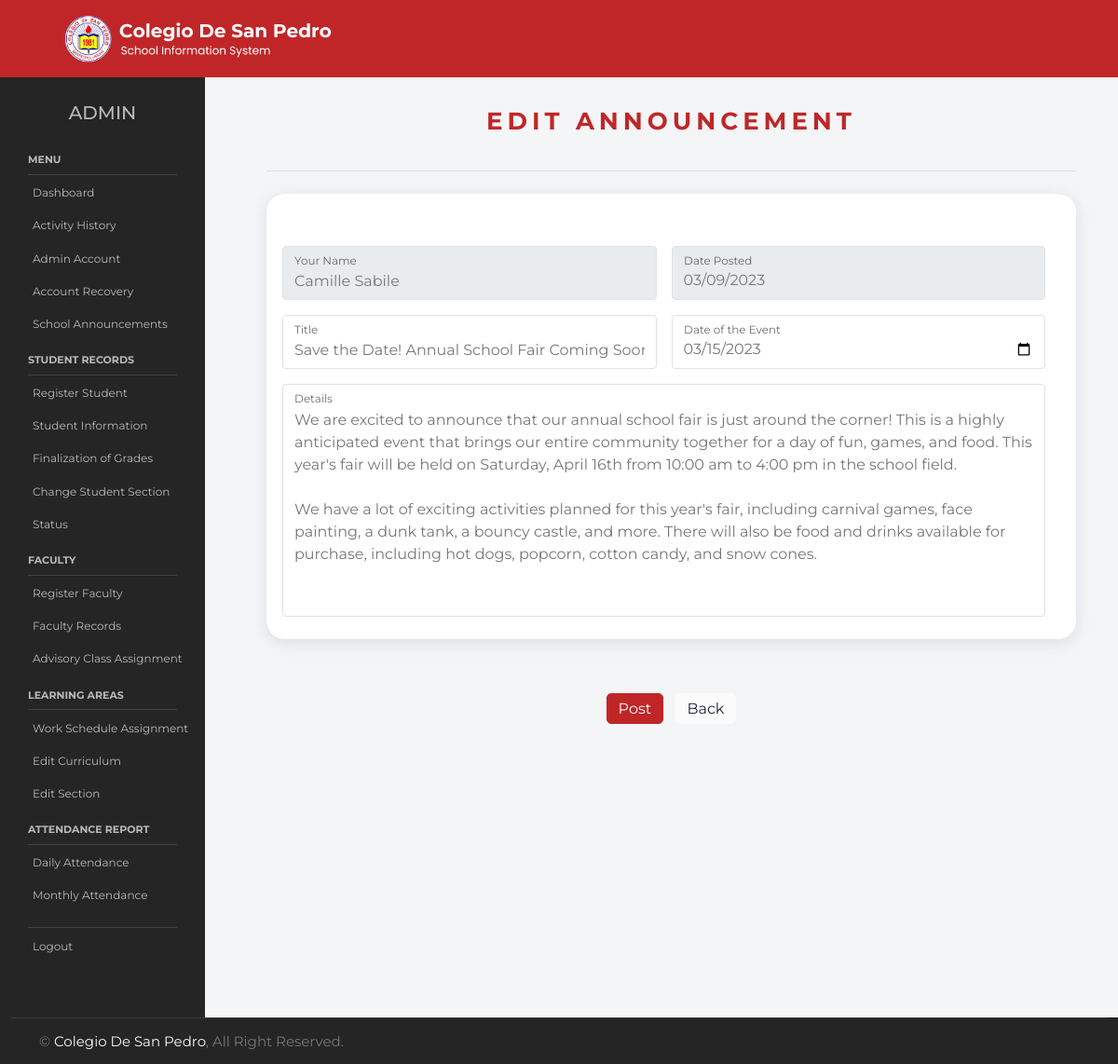
The page /admin/editAnnouncement.php?postID=2 (signed in) on the database its author committed.
### tables this page shows
CREATE TABLE `announcement` (
  `ANC_ID` int(11) NOT NULL,
  `acadYear` varchar(45) DEFAULT NULL,
  `header` varchar(45) DEFAULT NULL,
  `date_posted` date DEFAULT NULL,
  `author` varchar(45) DEFAULT NULL,
  `date` varchar(45) DEFAULT NULL,
  `msg` longtext DEFAULT NULL
);

### admin/editAnnouncement.php (the view, shortened to what this page needs)
<?php
require_once("../assets/php/server.php");
if (!isset($_SESSION['AD_number'])) {
    header('Location: ../auth/login.php');
} else {
    $getAnnouncementData = $mysqli->query("SELECT * FROM announcement WHERE ANC_ID = '{$_GET['postID']}'");
    $announcementData = $getAnnouncementData->fetch_assoc();
    $admin = $mysqli->query("SELECT * FROM admin_accounts WHERE AD_number = '{$announcementData['author']}'");
    $adminData = $admin->fetch_assoc();
}
?>
<!DOCTYPE html>
<html lang="en">
<head>
    <link href="https://cdnjs.cloudflare.com/ajax/libs/font-awesome/5.10.0/css/all.min.css" rel="stylesheet">
    <link href="https://cdn.jsdelivr.net/npm/bootstrap-icons@1.4.1/font/bootstrap-icons.css" rel="stylesheet">
    <link href="https://cdn.jsdelivr.net/npm/sweetalert2@11/dist/sweetalert2.min.css" rel="stylesheet">
    <link href="../assets/css/sweetAlert.css" rel="stylesheet">
    <link href="../assets/lib/animate/animate.min.css" rel="stylesheet">
    <link href="../assets/lib/owlcarousel/assets/owl.carousel.min.css" rel="stylesheet">
    <link href="../assets/lib/tempusdominus/css/tempusdominus-bootstrap-4.min.css" rel="stylesheet" />
    <link href="../assets/css/bootstrap.min.css" rel="stylesheet">
    <link href="../assets/css/style.css" rel="stylesheet">
    <link href="../assets/css/form-style.css" rel="stylesheet">
    <link href="../assets/css/admin/style.css" rel="stylesheet">
    <link href="../assets/css/admin/materialdesignicons.min.css" rel="stylesheet">
</head>
<body>
    <nav class="fixed-top align-items-top">
        <nav class="navbar navbar-expand-lg bg-primary navbar-light py-lg-0 px-lg-5">
            <img class="m-3" href="../index.php" src="../assets/img/logo.png" style="height: 50px; width:300px;" alt="Icon">
        </nav>
    </nav>
    <div class="container-scroller">
        <div class="container-fluid page-body-wrapper">
            <nav class="sidebar sidebar-offcanvas" id="sidebar">
                <ul class="nav">
                    <li class="nav-item" style="text-align:center; font-size: 20px; color: #b9b9b9; margin-top:20px;">ADMIN</li>
                    <li class="nav-item nav-category" style="color: #b9b9b9;">Menu</li>
                    <li class="nav-item">
                        <a class="nav-link" href="../admin/dashboard.php">
                            <span class="menu-title" style="color: #b9b9b9;">Dashboard</span>
                        </a>
                    </li>
                    <li class="nav-item">
                        <a class="nav-link" href="../admin/auditTrail.php">
                            <span class="menu-title" style="color: #b9b9b9;">Activity History</span>
                        </a>
                    </li>
                    <li class="nav-item">
                        <a class="nav-link" href="../admin/createAdmin.php">
                            <span class="menu-title" style="color: #b9b9b9;">Admin Account</span>
                        </a>
                    </li>
                    <li class="nav-item">
                        <a class="nav-link" href="../admin/resetPassword.php">
                            <span class="menu-title" style="color: #b9b9b9;">Account Recovery</span>
                        </a>
                    </li>
                    <li class="nav-item">
                        <a class="nav-link" href="../admin/announcement.php">
                            <span class="menu-title" style="color: #b9b9b9;">School Announcements</span>
                        </a>
                    </li>
                    <li class="nav-item nav-category" style="padding-top: 10px; color:#b9b9b9;">Student Records</li>
                    <li class="nav-item">
                        <a class="nav-link" href="../admin/addStudent.php">
                            <span class="menu-title" style="color: #b9b9b9;">Register Student</span>
                        </a>
                    </li>
                    <li class="nav-item">
                        <a class="nav-link" href="../admin/student.php">
                            <span class="menu-title" style="color: #b9b9b9;">Student Information</span>
                        </a>
                    </li>
                    <li class="nav-item">
                        <a class="nav-link" href="../admin/editgrades.php">
                            <span class="menu-title" style="color: #b9b9b9;">Finalization of Grades</span>
                        </a>
                    </li>
                    <li class="nav-item">
                        <a class="nav-link" href="../admin/editSection.php">
                            <span class="menu-title" style="color: #b9b9b9;">Change Student Section</span>
                        </a>
                    </li>
                    <li class="nav-item">
                        <a class="nav-link" href="../admin/movingUp.php">
                            <span class="menu-title" style="color: #b9b9b9;">Status</span>
                        </a>
                    </li>
                    <li class="nav-item nav-category" style="padding-top: 10px; color:#b9b9b9;">Faculty</li>
                    <li class="nav-item">
                        <a class="nav-link" href="../admin/addFaculty.php">
                            <span class="menu-title" style="color: #b9b9b9;">Register Faculty</span>
                        </a>
                    </li>
                    <li class="nav-item">
                        <a class="nav-link" href="../admin/faculty.php">
                            <span class="menu-title" style="color: #b9b9b9;">Faculty Records</span>
                        </a>
                    </li>
                    <li class="nav-item">
                        <a class="nav-link" href="../admin/assignAdvisory.php">
                            <span class="menu-title" style="color: #b9b9b9;">Advisory Class Assignment</span>
                        </a>
                    </li>
                    <li class="nav-item nav-category" style="padding-top: 10px; color:#b9b9b9;">Learning Areas</li>
                    <li class="nav-item">
                        <a class="nav-link" href="../admin/editlearningareas.php">
                            <span class="menu-title" style="color: #b9b9b9;">Work Schedule Assignment</span>
                        </a>
                    </li>
                    <li class="nav-item">
                        <a class="nav-link" href="../admin/modifyCurriculum.php">
                            <span class="menu-title" style="color: #b9b9b9;">Edit Curriculum</span>
                        </a>
                    </li>
                    <li class="nav-item">
                        <a class="nav-link" href="../admin/modifySection.php">
                            <span class="menu-title" style="color: #b9b9b9;">Edit Section</span>
                        </a>
                    </li>
                    <li class="nav-item nav-category" style="padding-top: 10px; color:#b9b9b9;">Attendance Report</li>
                    <li class="nav-item">
                        <a class="nav-link" href="../admin/dailyReports.php">
                            <span class="menu-title" style="color: #b9b9b9;">Daily Attendance</span>
                        </a>
                    </li>
                    <li class="nav-item">
                        <a class="nav-link" href="../admin/monthlyReports.php">
                            <span class="menu-title" style="color: #b9b9b9;">Monthly Attendance</span>
                        </a>
                    </li>
                    <li class="nav-item nav-category" style="padding-top: 10px;"></li>
                    <li class="nav-item">
                        <a class="nav-link" href="../auth/logout.php">
                            <span class="menu-title" style="color: #b9b9b9;">Logout</span>
                        </a>
                    </li>
                </ul>
            </nav>
            <div class="main-panel">
                <div class="content-wrapper">
                    <div class="row">
                        <form action="<?php echo $_SERVER['PHP_SELF']; ?>" method="post" id="announcementFORM">
                            <div class="col-sm-12">
                                <div class="home-tab">
                                    <div class="d-sm-flex align-items-center justify-content-between border-bottom">
                                        <div class="section-title text-center position-relative pb-3 mb-3 mx-auto">
                                            <h2 class="fw-bold text-primary text-uppercase">Edit Announcement</h2>
                                        </div>
                                    </div>
                                    <div class="tab-content tab-content-basic">
                                        <div class="tab-pane fade show active" id="overview" role="tabpanel" aria-labelledby="overview">
                                            <div class="row">
                                                <div class="col-12 grid-margin">
                                                    <div class="card">
                                                        <div class="card-body">
                                                            <div class="row">
                                                                <div class="row g-3">
                                                                    <div class="col-md-6">
                                                                        <div class="form-floating">
                                                                            <input type="text" class="form-control" id="name" value="<?php echo $adminData['AD_name'] ?>" placeholder="Your Name" readonly>
                                                                            <label for="name">Your Name</label>
                                                                        </div>
                                                                    </div>
                                                                    <div class="col-md-6">
                                                                        <div class="form-floating">
                                                                            <input type="date" class="form-control" name="date" value="<?php echo $announcementData['date_posted'] ?>" readonly>
                                                                            <label for="email">Date Posted</label>
                                                                        </div>
                                                                    </div>
                                                                    <div class="col-6">
                                                                        <div class="form-floating">
                                                                            <input type="text" class="form-control" name="subject" value="<?php echo $announcementData['header'] ?>" id="subject" placeholder="Subject" required>
                                                                            <label for="subject">Title</label>
                                                                        </div>
                                                                    </div>
                                                                    <div class="col-6">
                                                                        <div class="form-floating">
                                                                            <input type="date" class="form-control" name="date" value="<?php echo $announcementData['date'] ?>">
                                                                            <label for="email">Date of the Event</label>
                                                                        </div>
                                                                    </div>
                                                                    <div class="col-12">
                                                                        <div class="form-floating">
                                                                            <textarea class="form-control" placeholder="" id="message" name="message" style="height: 250px"><?php echo $announcementData['msg'] ?></textarea>
                                                                            <label for="message">Details</label>
                                                                        </div>
                                                                    </div>
                                                                </div>
                                                            </div>
                                                        </div>
                                                    </div>
                                                </div>
                                            </div>
                                        </div>
                                    </div>
                                </div>
                            </div>
                            <div style="text-align: center;">
                                <button type="submit" id="post_confirmation_modal_button" name="updateAnnouncement" class="btn btn-primary me-2">Post</button>
                                <button type="button" class="btn btn-light" onclick="location.href='../admin/announcement.php'">Back</button>
                            </div>
                        </form>
                    </div>
                </div>
            </div>
        </div>
    </div>
    <div class="container-fluid bg-dark text-body footer wow fadeIn" data-wow-delay="0.1s">
        <div class="container-fluid copyright" style="padding: 15px 0px 15px 0px;">
            <div class="container">
                <div class="row">
                    <div class="col-md-6 text-center text-md-start mb-3 mb-md-0">
                        &copy; <a href="#">Colegio De San Pedro</a>, All Right Reserved.
                    </div>
                </div>
            </div>
        </div>
    </div>
</body>
</html>

### assets/css/style.css (style rules this page uses)
:root { --primary: #c02628; --light: #f8f8f8; --dark: #252525; }
h1, h2, .h1, .h2, .fw-bold { font-weight: 600 !important; font-family: "Montserrat", sans-serif; }
.btn { font-weight: 500; transition: 0.5s; }
.btn.btn-primary, .btn.btn-secondary { color: #ffffff; }
.section-title { color: var(--primary); font-weight: 600; letter-spacing: 5px; text-transform: uppercase; }
.footer .copyright { padding: 25px 0; font-size: 15px; border-top: 1px solid rgba(256, 256, 256, 0.1); }
.footer .copyright a { color: var(--light); }

### rows shown on the page
announcement: date "03/09/2023", subject "Save the Date! Annual School Fair Coming Soon", date "03/15/2023", message "We are excited to announce that our annual school fair is just around the corner! This is a highly anticipated event that brings our entire community together for a day of fun, games, and food. This year's fair will be held on Saturday, April 16th from 10:00 am to 4:00 pm in the school field. We have a lot of exciting activities planned for this year's fair, including carnival games, face painting, a dunk tank, a bouncy castle, and more. There will also be food and drinks available for purchase, including hot dogs, popcorn, cotton candy, and snow cones."
